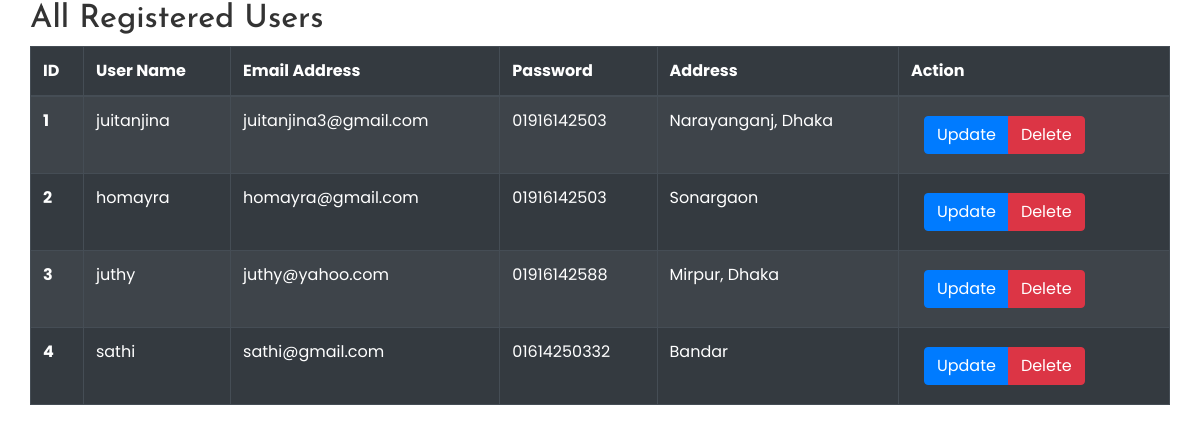
The page /all-users-show.php on the database its author committed.
### tables this page shows
CREATE TABLE `user` (
  `user_id` int(11) NOT NULL,
  `username` varchar(255) NOT NULL,
  `password` varchar(255) NOT NULL,
  `user_email` varchar(255) NOT NULL,
  `user_phone` varchar(255) NOT NULL,
  `user_address` varchar(255) NOT NULL,
  `user_avater` varchar(255) NOT NULL
);

### all-users-show.php (the view, shortened to what this page needs)
<?php include "header.php";?>
<?php include "function.php";?>
<?php
$query = "SELECT * FROM user";
$select_all_users = mysqli_query($connect, $query);
?>
<section class="login-section">
  <div class="container">
    <div class="row">
        <h2>All Registered Users</h2>
        <table class="table table-striped table-dark table-bordered">
                  <thead>
                    <tr>
                      <th scope="col">ID</th>
                      <th scope="col">User Name</th>
                      <th scope="col">Email Address</th>
                      <th scope="col">Password</th>
                      <th scope="col">Address</th>
                      <th scope="col">Action</th>
                    </tr>
                  </thead>
                  <tbody>
           <?php
           while ($row = mysqli_fetch_assoc($select_all_users)) {
            $user_id  = $row ['user_id'];
            $username = $row ['username'];
            $email    = $row ['user_email'];
            $phone    = $row ['user_phone'];
            $address    = $row ['user_address'];
           ?>
           <tr>
                      <th scope="row"><?php echo $user_id?></th>
                      <td><?php echo $username?></td>
                      <td><?php echo $email?></td>
                      <td><?php echo $phone?></td>
                      <td><?php echo $address?></td>
                      <td>
                        <div class="btn btn-group">
                          <a href="update-users.php?update=<?php echo $user_id; ?>" class="btn btn-primary">Update</a>
                          <a href="all-users-show.php?delete=<?php echo $user_id; ?>" class="btn btn-danger">Delete</a>
                        </div>
                      </td>
                    </tr>
                    <?php
                    }
                    ?>
                  </tbody>
                </table>
    </div>
  </div>
</section>
<?php include "footer.php";?>

### header.php (shortened to what this page needs)
<!DOCTYPE html>
<html>
<head>
    <link rel="stylesheet" href="https://stackpath.bootstrapcdn.com/bootstrap/4.3.1/css/bootstrap.min.css">
    <link rel="stylesheet" type="text/css" href="css/style.css">
</head>
<body>

### footer.php (shortened to what this page needs)
</body>
</html>

### css/style.css (style rules this page uses)
body { font-family: 'Poppins', sans-serif; font-size: 16px; color: #161616; }
h1, h2, h3, h4, h5, h6 { font-family: 'Josefin Sans', sans-serif; color: #333; }

### rows shown on the page
user: user_id "1", username "juitanjina", user_email "juitanjina3@gmail.com", user_phone "01916142503", user_address "Narayanganj, Dhaka"
user: user_id "2", username "homayra", user_email "homayra@gmail.com", user_phone "01916142503", user_address "Sonargaon"
user: user_id "3", username "juthy", user_email "juthy@yahoo.com", user_phone "01916142588", user_address "Mirpur, Dhaka"
user: user_id "4", username "sathi", user_email "sathi@gmail.com", user_phone "01614250332", user_address "Bandar"
